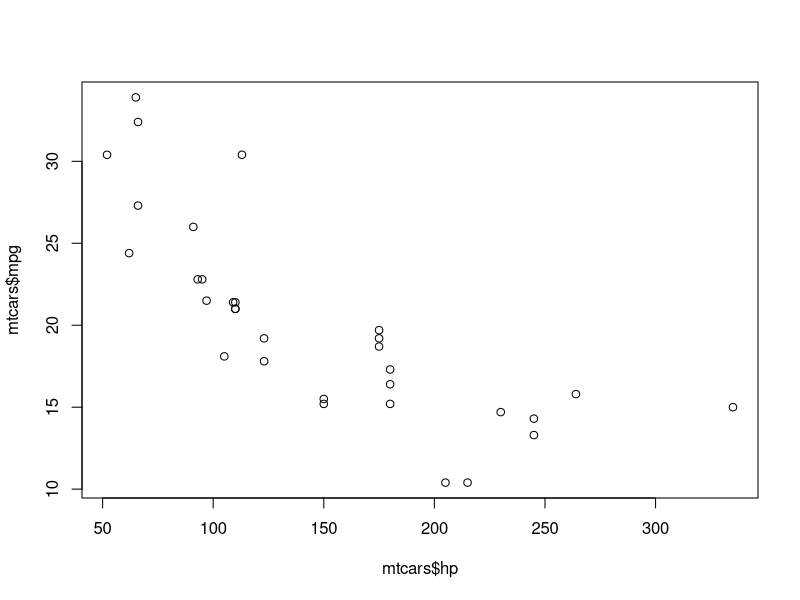
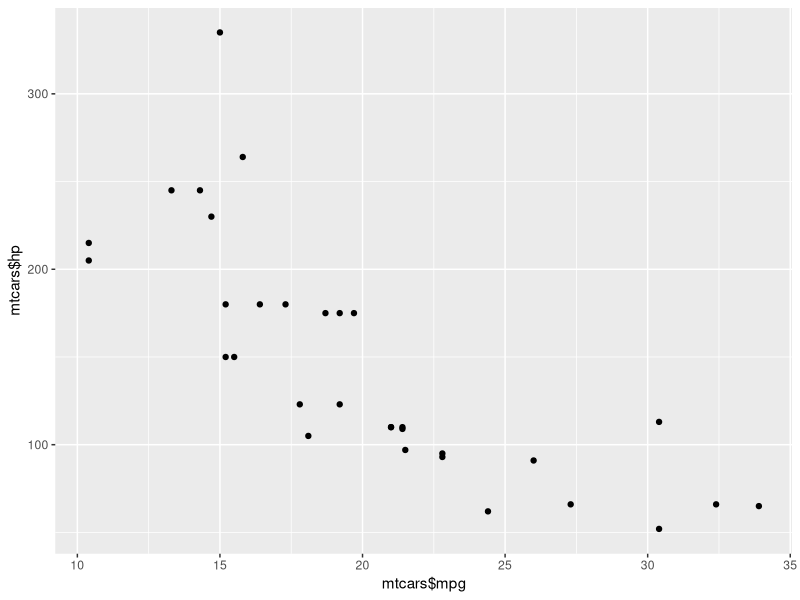
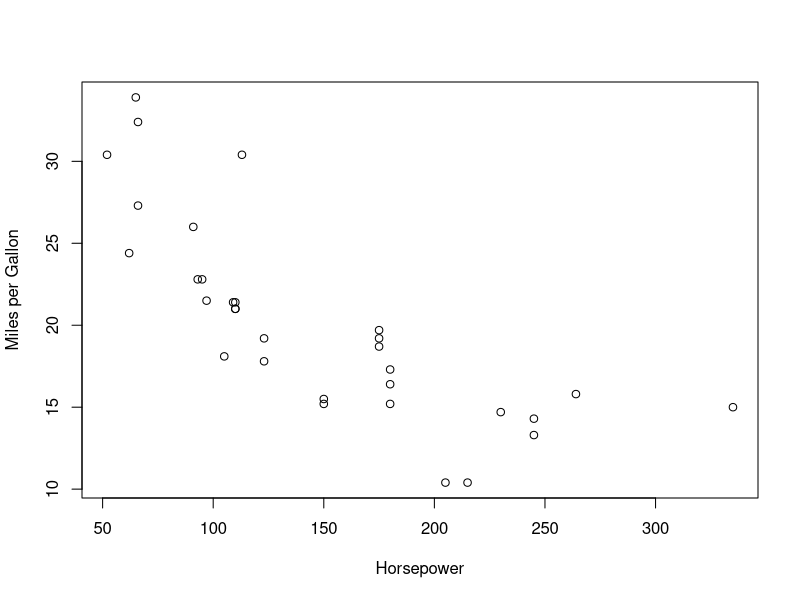
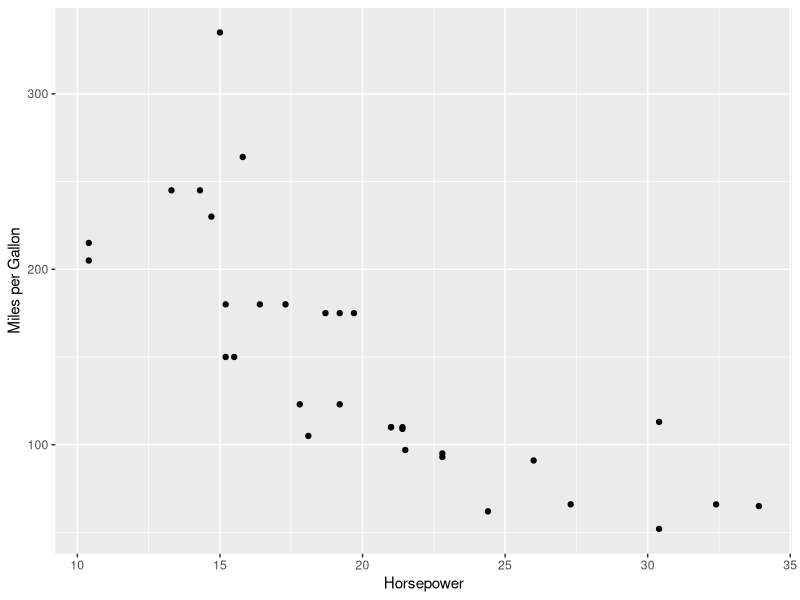

The R script that drew these images, in order:
## ---- chunk 1
data(mtcars) # placeholder data
## ---- chunk 2
plot(x = mtcars$hp, y = mtcars$mpg)
## ---- chunk 3
library(ggplot2)
## ---- chunk 4
qplot(x = mtcars$mpg, y = mtcars$hp)
## ---- chunk 5
plot(x = mtcars$hp, y = mtcars$mpg,
		 xlab = "Horsepower",
		 ylab = "Miles per Gallon")
## ---- chunk 6
qplot(x = mtcars$mpg, y = mtcars$hp,
		 xlab = "Horsepower",
		 ylab = "Miles per Gallon")
